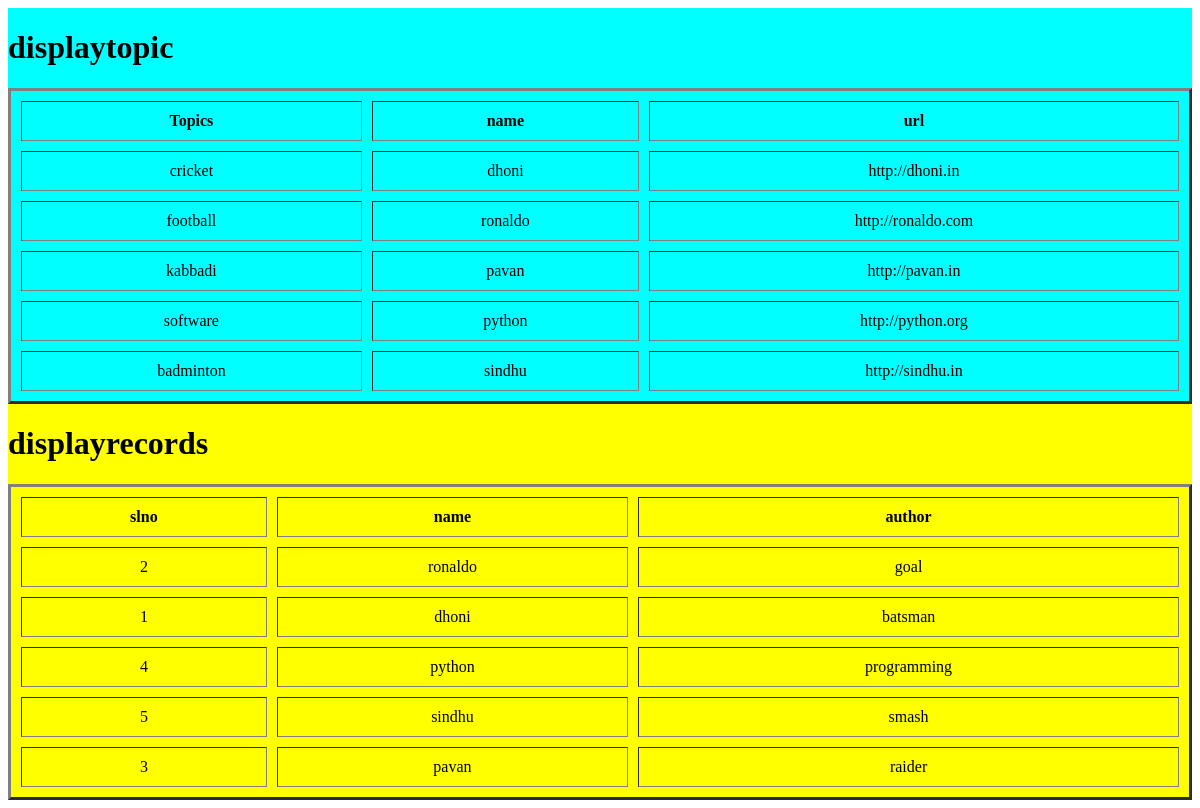
The page /displaytopic/ on the database its author committed.
### app/models.py (models this page shows, shortened)
class Webpage(models.Model):
    topic_name=models.ForeignKey(Topic,on_delete=models.CASCADE)
    name=models.CharField(max_length=100)
    url=models.URLField()
    def __str__(self):
        return self.name

class Topic(models.Model):
    topic_name=models.CharField(max_length=100,primary_key=True)
    def __str__(self):
        return self.topic_name

class Records(models.Model):
    slno=models.IntegerField()
    name=models.ForeignKey(Webpage,on_delete=models.CASCADE)
    author=models.CharField(max_length=100)

### app/views.py (the view)
# urls.py: path('displaytopic/',displaytopic,name='displaytopic'),
def displaytopic(request):
    LOT=Webpage.objects.all()
    LOR=Records.objects.all()
    d={'topics':LOT,'records':LOR}
    return render(request,'displaytopic.html',d)

### templates/displaytopic.html (shortened to what this page needs)
<!DOCTYPE html>
<html lang="en">
<head>
</head>
<body>
    <div id="a">
        <h1>displaytopic</h1>
        <table border="3px" cellpadding="10px" cellspacing="10px">
            <tr>
                <th>Topics</th>
                <th>name</th>
                <th>url</th>
            </tr>
            {% for i in topics %}
                <tr>
                    <td>{{i.topic_name}}</td>
                    <td>{{i.name}}</td>
                    <td>{{i.url}}</td>
                </tr>
            {% endfor %}
        </table>
    </div>
    <div id="b">
        <h1>displayrecords</h1>
        <table border="3px" cellpadding="10px" cellspacing="10px">
            <tr>
                <th>slno</th>
                <th>name</th>
                <th>author</th>
            </tr>
            {% for i in records %}
                <tr>
                    <td>{{i.slno}}</td>
                    <td>{{i.name}}</td>
                    <td>{{i.author}}</td>
                </tr>
            {% endfor %}
        </table>
    </div>
</body>
</html>

### templates/displaytopic.html (style rules this page uses)
#a { align-content: center; display: flex; flex-direction: column; background-color: aqua; }
#b { display: flex; flex-direction: column; background-color:yellow; align-content: center; }
td { text-align: center; }

### rows shown on the page
Webpage: topic_name "cricket", name "dhoni", url "http://dhoni.in"
Webpage: topic_name "football", name "ronaldo", url "http://ronaldo.com"
Webpage: topic_name "kabbadi", name "pavan", url "http://pavan.in"
Webpage: topic_name "software", name "python", url "http://python.org"
Webpage: topic_name "badminton", name "sindhu", url "http://sindhu.in"
Records: slno "2", name "ronaldo", author "goal"
Records: slno "1", name "dhoni", author "batsman"
Records: slno "4", name "python", author "programming"
Records: slno "5", name "sindhu", author "smash"
Records: slno "3", name "pavan", author "raider"
